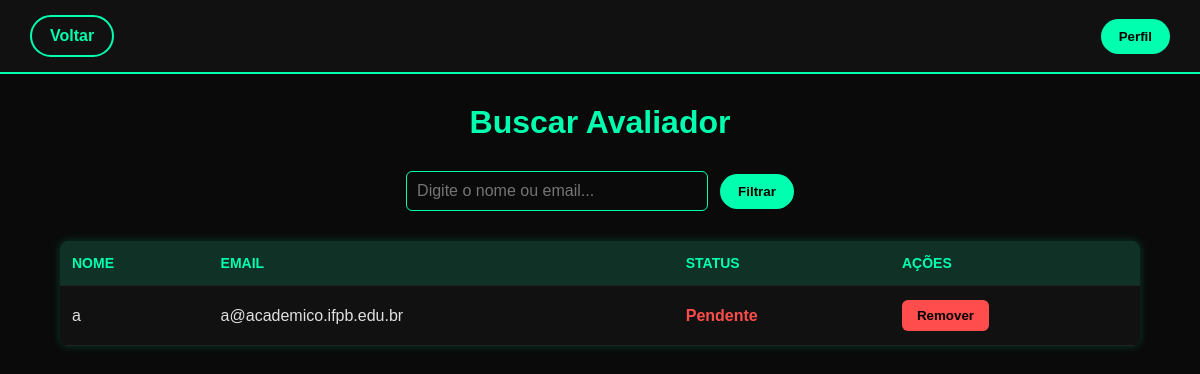
The page /admin/buscaravaliador (signed in) on the database as committed earlier.
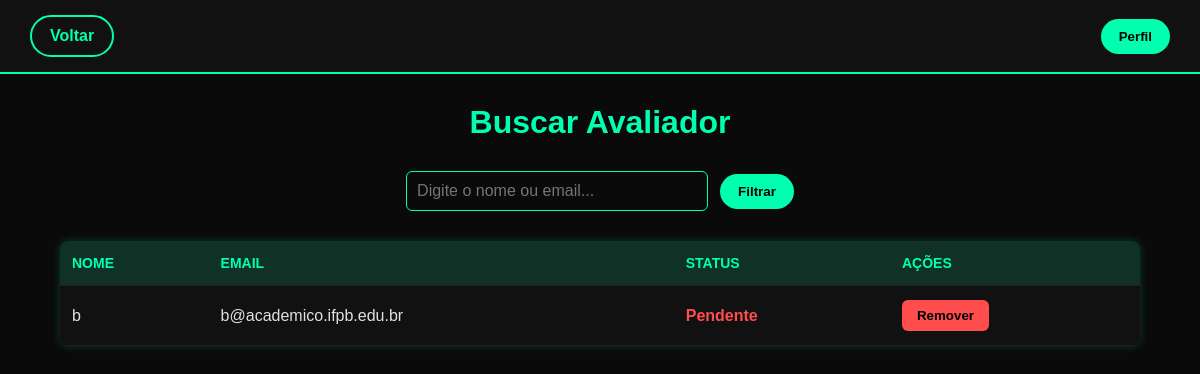
The same page on the database as committed later.
### models/modelosDB.py (models this page shows, shortened)
class AvaliadorDB(Base):
    __tablename__ = 'avaliadores'
    id = Column(Integer, primary_key=True)
    nome = Column(String)
    email = Column(String, unique=True)
    senha_hash = Column(String)
    status = Column(String, default='pendente')  # pendente / aprovado / rejeitado

### blueprints/admin_bp.py (the view)
@admin_bp.route('/buscaravaliador', methods=['GET'])
def buscar_avaliador():
    if 'admin_logado' not in session:
        return render_template('adm/login_admin.html')
    termo_busca = request.args.get('q', '').strip()
    filtro = request.args.get('filtro', '').strip()
    if not termo_busca:
        avaliadores = avaliador_dao.listar_todos()
    else:
        query = session_dao.query(AvaliadorDB)
        if filtro == 'email':
            avaliadores = query.filter(AvaliadorDB.email.ilike(f"%{termo_busca}%")).all()
        else:
            avaliadores = query.filter(AvaliadorDB.nome.ilike(f"%{termo_busca}%")).all()
    return render_template('adm/buscar_avaliador.html', avaliadores=avaliadores, termo=termo_busca, filtro=filtro)

### database/database.py (called while the page is built)
    def listar_todos(self):
        return self.session.query(AvaliadorDB).all()

### templates/adm/buscar_avaliador.html (shortened to what this page needs)
<!DOCTYPE html>
<html lang="pt-br">
<head>
  <link rel="stylesheet" href="/static/css/adm/buscar_avaliador.css" />
</head>
<body>
  <header class="header">
    <a href="/admin" class="pill-btn back-btn">Voltar</a>
    <div class="profile-dropdown-container">
      <button id="open-profile" class="pill-profile">Perfil</button>
    </div>
  </header>
  <div class="container">
    <h1 class="titulo-principal titulo-pesquisa">Buscar Avaliador</h1>
    <div class="campo-pesquisa-e-filtro">
      <input
        type="text"
        id="buscaAvaliador"
        class="campo-input"
        placeholder="Digite o nome ou email..."
      />
      <div class="filtro-dropdown-container">
        <button id="open-filtro-modal" class="pill-btn filtro-btn">Filtrar</button>
      </div>
    </div>
    <main class="area-conteudo">
      <div class="lista-avaliadores">
        {% if avaliadores %}
        <table class="tabela-avaliadores">
          <thead>
            <tr>
              <th>Nome</th>
              <th>Email</th>
              <th>Status</th>
              <th>Ações</th>
            </tr>
          </thead>
          <tbody>
            {% for avaliador in avaliadores %}
            <tr>
              <td>{{ avaliador.nome }}</td>
              <td>{{ avaliador.email }}</td>
              <td>
                {% if avaliador.aprovado %}
                <span class="status-aprovado">Aprovado</span>
                {% else %}
                <span class="status-pendente">Pendente</span>
                {% endif %}
              </td>
              <td>
                <button
                  class="neon-red-btn remove-btn"
                  data-email="{{ avaliador.email }}"
                >
                  Remover
                </button>
              </td>
            </tr>
            {% endfor %}
          </tbody>
        </table>
        {% else %}
        <p class="mensagem-vazia">Nenhum avaliador encontrado.</p>
        {% endif %}
      </div>
    </main>
  </div>
</body>
</html>

### static/css/adm/buscar_avaliador.css (style rules this page uses)
body { background-color: #0a0a0a; color: #e0e0e0; font-family: "Poppins", sans-serif; margin: 0; padding: 0; }
.header { background: #111; display: flex; justify-content: space-between; align-items: center; padding: 15px 30px; border-bottom: 2px solid #00ffae; }
h1 { text-align: center; margin: 30px 0; color: #00ffae; }
.pill-btn, .pill-profile { background: #00ffae; color: #000; font-weight: bold; padding: 10px 18px; border-radius: 50px; border: none; cursor: pointer; transition: all 0.3s; text-decoration: none; }
.back-btn { background: transparent; border: 2px solid #00ffae; color: #00ffae; }
.campo-input { width: 280px; padding: 10px; border-radius: 6px; border: 1px solid #00ffae; background: transparent; color: #fff; font-size: 16px; outline: none; }
.campo-pesquisa-e-filtro { display: flex; justify-content: center; align-items: center; gap: 12px; }
.tabela-avaliadores { width: 90%; margin: 30px auto; border-collapse: collapse; background: #111; border-radius: 8px; overflow: hidden; box-shadow: 0 0 10px #00ffae33; }
.tabela-avaliadores th, .tabela-avaliadores td { padding: 14px 12px; text-align: left; border-bottom: 1px solid #222; }
.tabela-avaliadores th { background: #00ffae22; color: #00ffae; text-transform: uppercase; font-size: 14px; }
.status-pendente { color: #ff4d4d; font-weight: bold; }
.neon-red-btn { background-color: #ff4d4d; color: black; font-weight: bold; padding: 8px 15px; border-radius: 6px; border: none; cursor: pointer; transition: 0.3s; }

Rows that differ between the two databases and show on the page:
changed AvaliadorDB: nome "a" → "b"; email "a@academico.ifpb.edu.br" → "b@academico.ifpb.edu.br"
